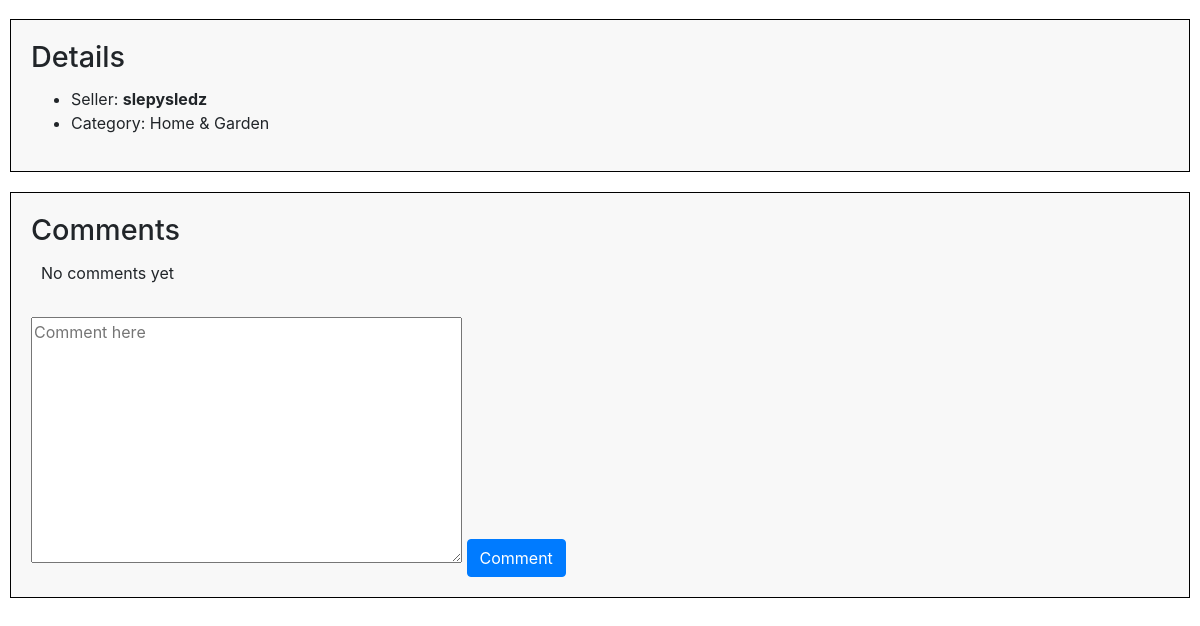
Before: /12 (lower part) with the older database file.
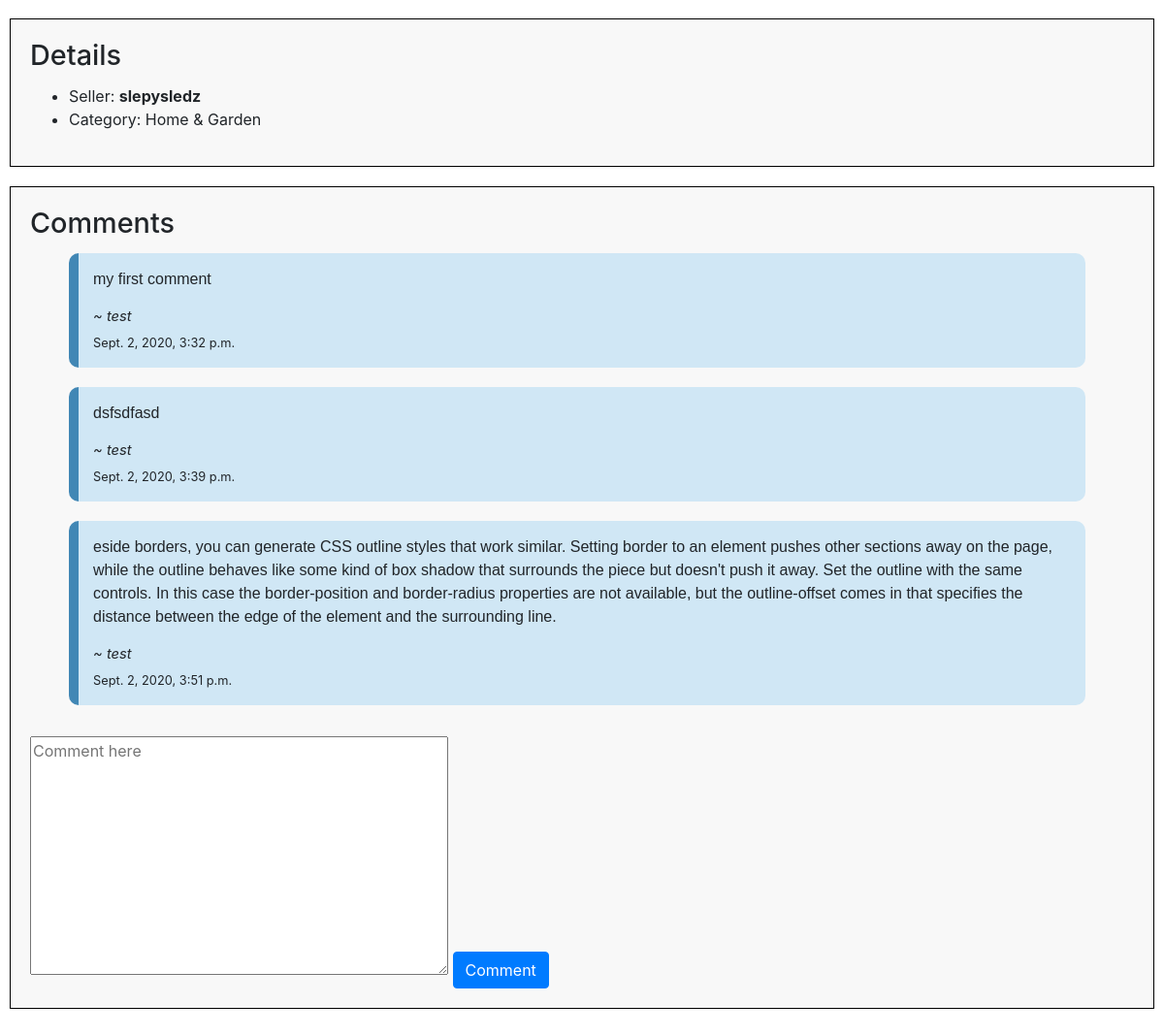
After: the same page with the newer database file.
### auctions/models.py (models this page shows, shortened)
class Comment(models.Model):
    auction = models.ForeignKey(Auction, on_delete=models.CASCADE)
    user = models.ForeignKey(User, on_delete=models.CASCADE)
    comment = models.TextField(blank=False)
    comment_date = models.DateTimeField(auto_now_add=True, null=True)
    class Meta:
        verbose_name = "comment"
        verbose_name_plural = "comments"

class User(AbstractUser):
    pass

### auctions/views.py (the view)
# urls.py: path("<int:auction_id>", views.listing_page, name="listing_page"),
def listing_page(request, auction_id):
    try:
        auction = Auction.objects.get(pk=auction_id)
    except Auction.DoesNotExist:
        return render(request, "auctions/error_handling.html", {
            "code": 404,
            "message": "Auction id doesn't exist"
        })
    bid_amount = Bid.objects.filter(auction=auction_id).count()
    highest_bid = Bid.objects.filter(auction=auction_id).order_by('-bid_price').first()
    if auction.closed:
        if highest_bid is not None:
            winner = highest_bid.user
            if request.user.id == auction.seller.id:
                return render(request, "auctions/sold.html", {
                    "auction": auction,
                    "winner": winner
                })
            elif request.user.id == winner.id:
                return render(request, "auctions/bought.html", {
                    "auction": auction
                })
        else:
            if request.user.id == auction.seller.id:
                return render(request, "auctions/closed_no_offer.html", {
                    "auction": auction
                })
        return HttpResponse("Error - auction no longer available")
    else:
        if request.user.is_authenticated:
            watchlist_item = Watchlist.objects.filter(
                    auction = auction_id,
                    user = User.objects.get(id=request.user.id)
            ).first()
            if watchlist_item is not None:
                on_watchlist = True
            else:
                on_watchlist = False
        else:
            on_watchlist = False
        comments = Comment.objects.filter(auction=auction_id)
        if highest_bid is not None:
            if highest_bid.user == request.user.id:
                bid_message = "Your bid is the highest bid"
            else:
                bid_message = "Highest bid made by " + highest_bid.user.username
        else:
            bid_message = None
        return render(request, "auctions/listing_page.html", {
            "auction": auction,
            "bid_amount": bid_amount,
            "bid_message": bid_message,
            "on_watchlist": on_watchlist,
            "comments": comments,
            "bid_form": BidForm(),
            "comment_form": CommentForm()
        })

### auctions/views.py
class BidForm(forms.ModelForm):
    class Meta:
        model = Bid
        fields = ["bid_price"]
        labels = {
            "bid_price": _("")
        }
        widgets = {
            "bid_price": forms.NumberInput(attrs={
                "placeholder": "Bid",
                "min": 0.01,
                "max": 100000000000
            })
        }

class CommentForm(forms.ModelForm):
    class Meta:
        model = Comment
        fields = ["comment"]
        labels = {
            "comment": _("")
        }
        widgets = {
            "comment": forms.Textarea(attrs={
                "placeholder": "Comment here"
            })
        }

### auctions/templates/auctions/listing_page.html (shortened to what this page needs)
{% extends "auctions/layout.html" %}
{% block body %}
<div class="section">
    <div class="section-title">Details</div>
    <ul>
        <li>Seller: <strong>{{auction.seller.username}}</strong></li>
        <li>Category: {{auction.get_category_display}}</li>
    </ul>
</div>
<div class="section">
    <div class="section-title">Comments</div>
    <ul class="comment-section">
        {% for comment in comments %}
            <li class="single-comment">
                <div class="comment-text">
                    {{ comment.comment }}
                </div>
                <div class="comment-author">
                    ~ {{ comment.user.username }}
                </div>
                <small>{{ comment.comment_date }}</small>
            </li>
        {% empty %}
            <div class="no-comment">
                No comments yet
            </div>
        {% endfor %}
    </ul>
    <form action="{% url 'auctions:handle_comment' auction_id=auction.id %}" method="POST">
        {{ comment_form }}
        <input type="submit" value="Comment" class="btn btn-primary">
    </form>
</div>
{% endblock %}

Changed rows visible on the page:
added Comment: comment "my first comment", user.username "test", comment_date "Sept. 2, 2020, 3:32 p.m."
added Comment: comment "dsfsdfasd", user.username "test", comment_date "Sept. 2, 2020, 3:39 p.m."
added Comment: comment "eside borders, you can generate CSS outline styles that work similar. Setting border to an element pushes other sections away on the page, while the outline behaves like some kind of box shadow that surrounds the piece but doesn't push it away. Set the outline with the same controls. In this case the border-position and border-radius properties are not available, but the outline-offset comes in that specifies the distance between the edge of the element and the surrounding line.", user.username "test", comment_date "Sept. 2, 2020, 3:51 p.m."
Other visible differences:
text no longer shown: "No comments yet"
